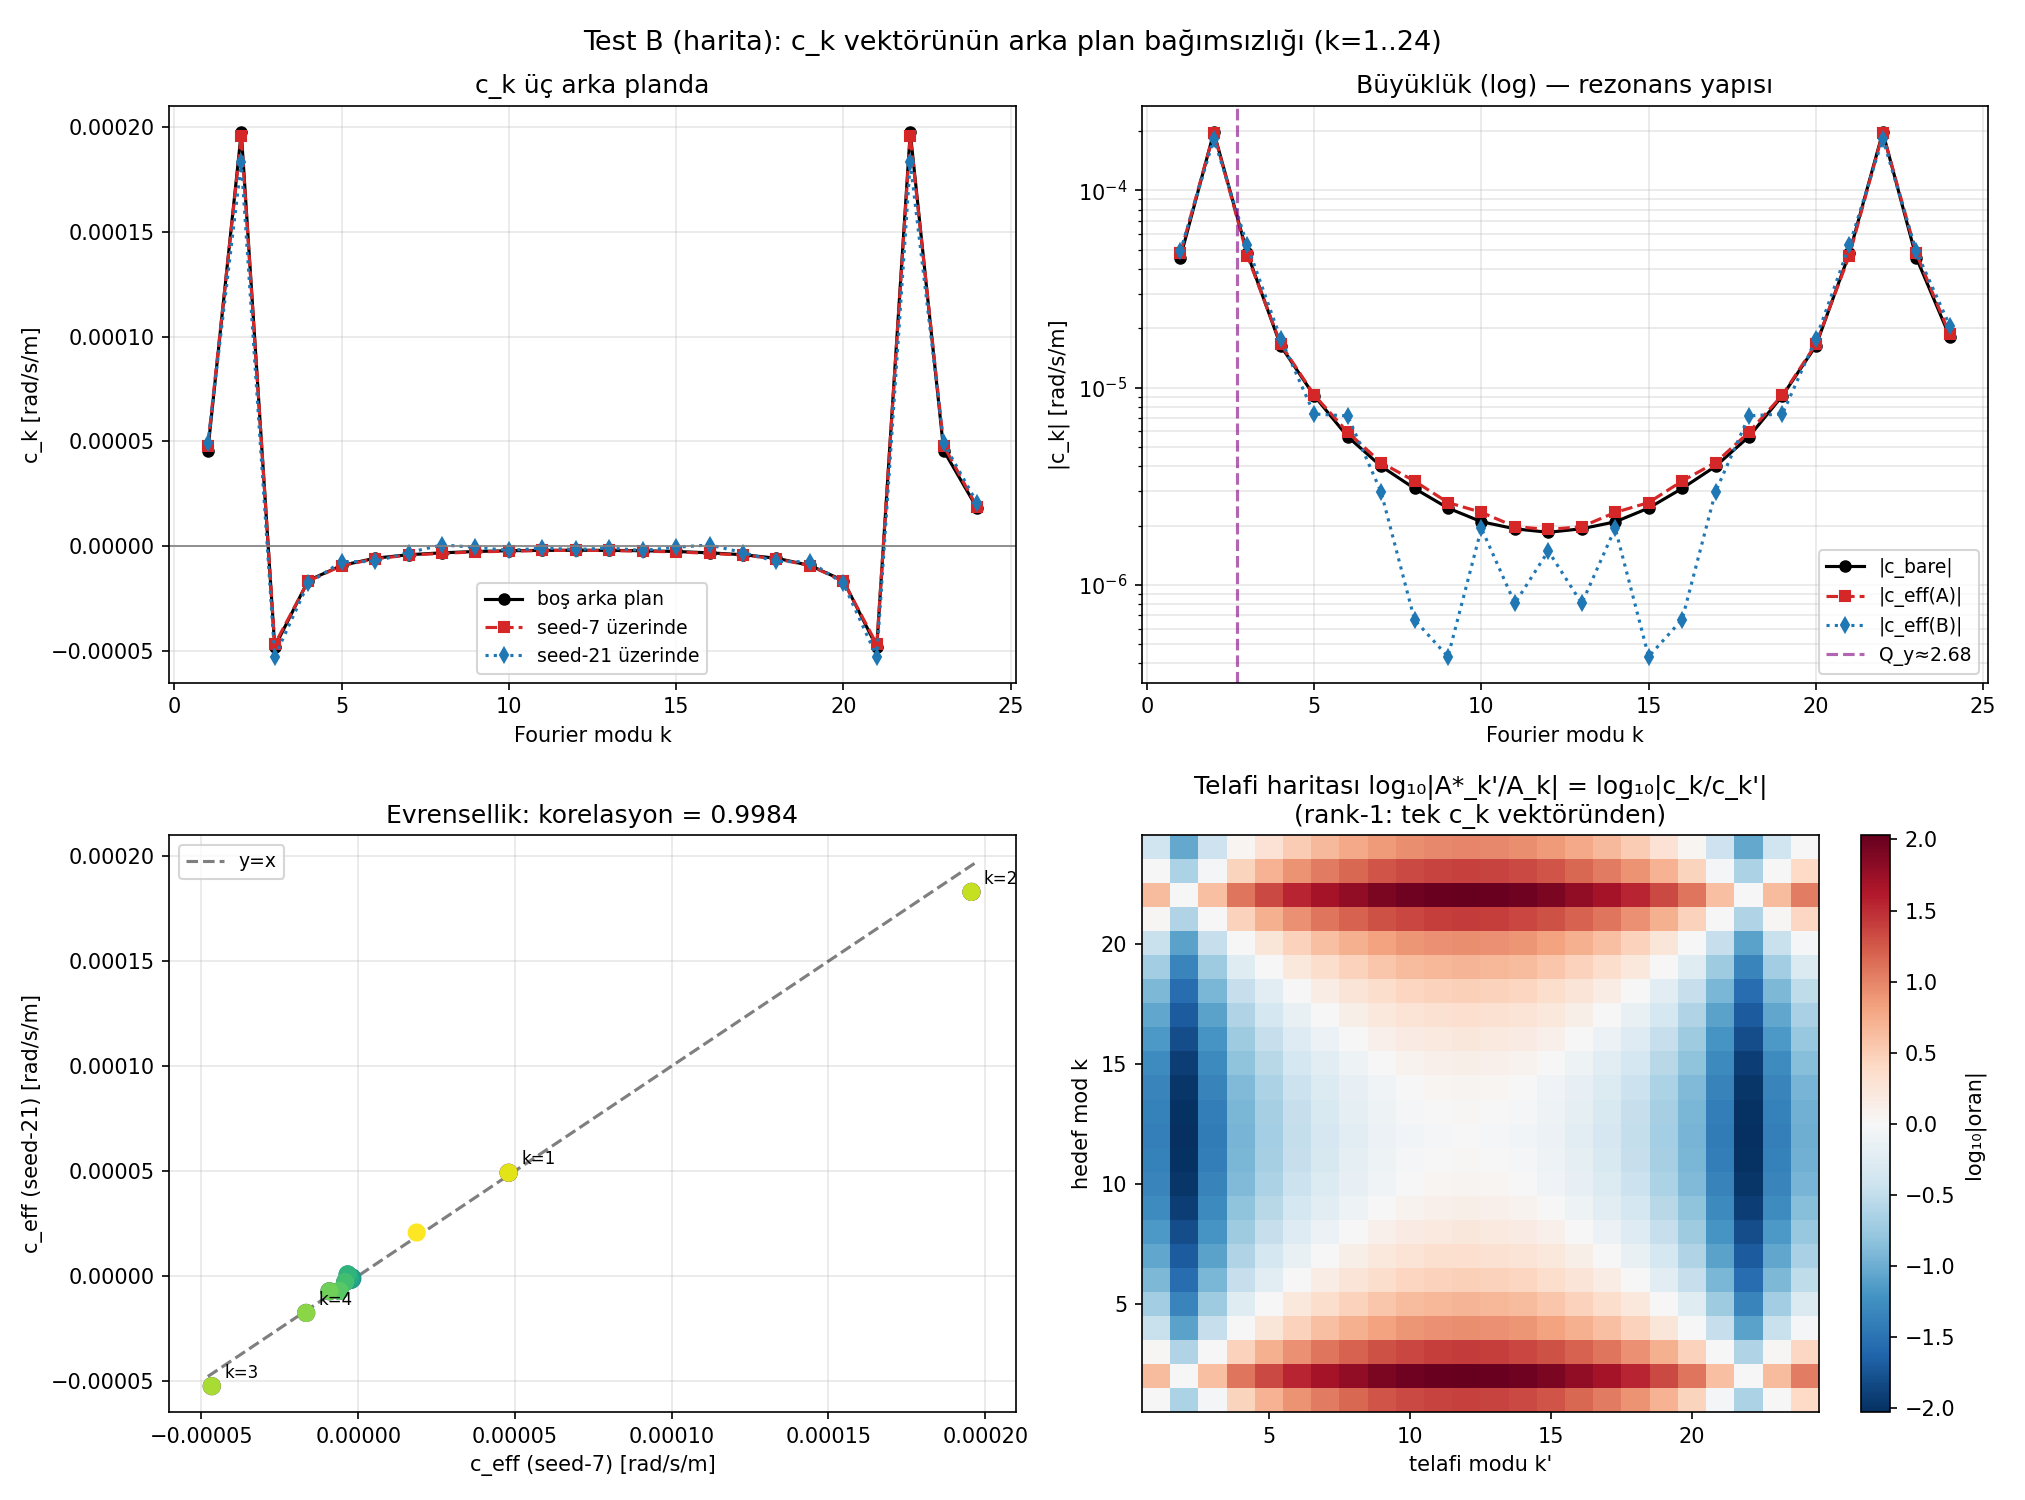

Python code for this plot:
#!/usr/bin/env python3
"""test_b_mode_map.py — Test B (harita): k=1..24 mod katsayılarının evrenselliği.

Soru (kullanıcı):
  k=1..24'ten k=1..24'e bir "telafi haritası" kurabilir miyiz — hangi mod
  hangi modla nasıl korelasyonlu? Ve bu harita hizalama hatası
  konfigürasyonundan (seed) bağımsız mı (evrensel mi)?

Fizik / tasarım notu:
  Sistem lineerse dSy/dt = Σ c_k·a_k → 24×24 telafi haritası
  M[k,k'] = −c_k/c_k' RANK-1'dir: tüm harita tek bir c_k vektöründen türetilir.
  Dolayısıyla haritanın bağımsız bilgi içeriği c_k vektörüdür ve evrensellik
  testi şudur: c_k'yi FARKLI ARKA PLANLARDA ölç, karşılaştır.

  Efektif katsayı (arka plan P üzerinde):
      c_k^eff(P) = [f(P + A·F_k) − f(P)] / A
  P=0 (boş), P=seed-A, P=seed-B için ölçülür.
   - Üç vektör çakışırsa → çapraz terim yok, harita evrensel,
     M[k,k'] = −c_k/c_k' her konfigürasyonda geçerli.
   - Çakışmazsa → mod etkileşimi var; sapma deseni etkileşimin yapısını verir.

  Bu tasarım 24×24=576 çift simülasyonu yerine ~64 simülasyonla aynı bilgiyi
  toplar.

Yöntem (üniform 0.2 lattice, CO=True):
  1. Boş arka plan: c_k, k=11..24 ölçülür (k=1..10 test_b_ck_table.json'dan).
  2. Seed-A (rastgele, RMS 10μm): f(P_A) + 24 prob → c_k^eff(A).
  3. Seed-B (farklı seed): aynısı → c_k^eff(B).
  4. Karşılaştırma: korelasyon, bağıl sapma, harita M[k,k'] farkı.

Çıktı:
  test_b_mode_map.png — 4 panel
  test_b_mode_map.json — üç c_k vektörü
  Terminal tablo
"""

import json
import os
import sys
import time

import matplotlib
matplotlib.use("Agg")
import matplotlib.pyplot as plt
import multiprocessing as mp
import numpy as np

os.chdir(os.path.dirname(os.path.abspath(__file__)))
sys.path.insert(0, os.path.dirname(os.path.abspath(__file__)))

from fourier_reconstruct import fodo_basis

# ── Parametreler ─────────────────────────────────────────────────────────────
PROBE_A      = 1e-5     # prob mod genliği [m] = 10 μm
BG_RMS       = 1e-5     # arka plan hizalama RMS [m] = 10 μm
SEED_A       = 7        # arka plan A (önceki testlerin referans seed'i)
SEED_B       = 21       # arka plan B (bağımsız konfigürasyon)
K_LIST       = list(range(1, 25))   # k=1..24 (k=24: antisim DC-eşleniği, sin'i yok)
T2           = 5e-4
CO_TURNS     = 24
CO_ITER      = 1
RETURN_STEPS = 3000
CK_FILE      = "test_b_ck_table.json"   # k=1..10 boş-arka-plan katsayıları


def _suppress_stdout():
    fd = os.dup(1); null = os.open(os.devnull, os.O_WRONLY)
    os.dup2(null, 1); os.close(null); return fd


def _restore_stdout(fd):
    os.dup2(fd, 1); os.close(fd)


def _worker(task):
    """CO=True spin takibi → dSy/dt. Görev: (label, dy_list, t2, ct, ci, rs)."""
    label, dy_list, t2, co_turns, co_iter, return_steps = task

    import os, sys, json, numpy as np
    os.chdir(os.path.dirname(os.path.abspath(__file__)))
    sys.path.insert(0, os.path.dirname(os.path.abspath(__file__)))
    from false_edm_mode_scan import setup_fields, find_closed_orbit, _make_state, C
    from integrator import integrate_particle

    with open("params.json") as fh:
        config = json.load(fh)
    fields, _, beta0, R0, p_mag, direction = setup_fields(config)
    dt    = float(config.get("dt", 1e-11))
    circ  = (2*np.pi*R0 + 4*fields.nFODO*fields.driftLen
             + 2*fields.nFODO*fields.quadLen)
    T_rev = circ / (beta0 * C)
    dy    = np.asarray(dy_list, dtype=float)

    saved = _suppress_stdout()
    try:
        v_co, _ = find_closed_orbit(fields, p_mag, direction, dy, dt, T_rev,
                                     n_turns=co_turns, n_iter=co_iter)
        y_launch = _make_state(v_co, p_mag, direction, [0.0, 0.0, direction])
        fields.poincare_quad_index = 0.0
        _, poin, poin_t = integrate_particle(
            y_launch, 0.0, t2, dt,
            fields=fields, return_steps=return_steps, quad_dy=dy)
    finally:
        _restore_stdout(saved)

    slope = float(np.polyfit(np.asarray(poin_t, float),
                             np.asarray(poin[:, 7], float), 1)[0])
    return label, slope


def mode_vec(n_q, k, amp, antisym):
    """Tek FODO Fourier modu (cos fazı) → quad dy vektörü [m]."""
    Fk, _ = fodo_basis(n_q, [k], antisym)
    return Fk[:, 0] * amp


def main():
    t0 = time.time()
    with open("params.json") as fh:
        config = json.load(fh)
    with open(CK_FILE) as fh:
        ck_data = json.load(fh)
    c_bare_known = {int(k): float(v) for k, v in ck_data["c_k"].items()}

    from false_edm_mode_scan import setup_fields
    fields, *_ = setup_fields(config)
    n_q     = 2 * int(fields.nFODO)
    antisym = config.get("smooth_antisym_fodo", True)
    ctx     = mp.get_context("spawn")
    nw      = mp.cpu_count()

    # Arka plan desenleri
    rngA = np.random.default_rng(SEED_A)
    rngB = np.random.default_rng(SEED_B)
    P_A  = rngA.standard_normal(n_q) * BG_RMS
    P_B  = rngB.standard_normal(n_q) * BG_RMS

    print(f"Lattice üniform {fields.quadG1} T/m. Prob A={PROBE_A*1e6:.0f}μm, "
          f"arka plan RMS={BG_RMS*1e6:.0f}μm (seed {SEED_A} ve {SEED_B})")

    # ── Görevler ──────────────────────────────────────────────────────────
    tasks = []
    # 1) Boş arka plan: eksik k'lar (JSON'da olmayanlar)
    k_missing = [k for k in K_LIST if k not in c_bare_known]
    for k in k_missing:
        tasks.append((f"bare_{k}", mode_vec(n_q, k, PROBE_A, antisym).tolist(),
                      T2, CO_TURNS, CO_ITER, RETURN_STEPS))
    # 2) Seed-A: taban + 24 prob
    tasks.append(("bgA_base", P_A.tolist(), T2, CO_TURNS, CO_ITER, RETURN_STEPS))
    for k in K_LIST:
        dy = P_A + mode_vec(n_q, k, PROBE_A, antisym)
        tasks.append((f"bgA_{k}", dy.tolist(), T2, CO_TURNS, CO_ITER, RETURN_STEPS))
    # 3) Seed-B: taban + 24 prob
    tasks.append(("bgB_base", P_B.tolist(), T2, CO_TURNS, CO_ITER, RETURN_STEPS))
    for k in K_LIST:
        dy = P_B + mode_vec(n_q, k, PROBE_A, antisym)
        tasks.append((f"bgB_{k}", dy.tolist(), T2, CO_TURNS, CO_ITER, RETURN_STEPS))

    print(f"\n{len(tasks)} simülasyon ({nw} işçi) — ilerleme:")
    res = {}
    with ctx.Pool(processes=nw) as pool:
        for i, (label, slope) in enumerate(
                pool.imap_unordered(_worker, tasks), 1):
            res[label] = slope
            print(f"  [{i:>3}/{len(tasks)}] {label:>10} = {slope:+.3e}", flush=True)

    # ── Katsayılar ────────────────────────────────────────────────────────
    c_bare = {}
    for k in K_LIST:
        if k in c_bare_known:
            c_bare[k] = c_bare_known[k]
        else:
            c_bare[k] = res[f"bare_{k}"] / PROBE_A

    fA = res["bgA_base"]; fB = res["bgB_base"]
    c_effA = {k: (res[f"bgA_{k}"] - fA) / PROBE_A for k in K_LIST}
    c_effB = {k: (res[f"bgB_{k}"] - fB) / PROBE_A for k in K_LIST}

    print(f"\n  Arka plan tabanları: f(P_A)={fA:+.3e}, f(P_B)={fB:+.3e} rad/s")
    print(f"\n{'─'*76}")
    print("c_k vektörleri [rad/s/m]: boş / seed-A üzerinde / seed-B üzerinde")
    print(f"{'─'*76}")
    print(f"{'k':>3}  {'c_bare':>12}  {'c_eff(A)':>12}  {'c_eff(B)':>12}  "
          f"{'A/bare':>8}  {'B/bare':>8}")
    print('─'*76)
    for k in K_LIST:
        rA = c_effA[k]/c_bare[k] if c_bare[k] != 0 else float('nan')
        rB = c_effB[k]/c_bare[k] if c_bare[k] != 0 else float('nan')
        print(f"{k:>3}  {c_bare[k]:>12.3e}  {c_effA[k]:>12.3e}  "
              f"{c_effB[k]:>12.3e}  {rA:>8.3f}  {rB:>8.3f}")

    # Evrensellik metrikleri
    vb = np.array([c_bare[k] for k in K_LIST])
    vA = np.array([c_effA[k] for k in K_LIST])
    vB = np.array([c_effB[k] for k in K_LIST])
    corr_AB    = float(np.corrcoef(vA, vB)[0, 1])
    corr_bareA = float(np.corrcoef(vb, vA)[0, 1])
    rms_dev_AB = float(np.sqrt(np.mean((vA - vB)**2)) / np.sqrt(np.mean(vb**2)))

    print(f"\n  Korelasyon  c_eff(A) ↔ c_eff(B) : {corr_AB:.4f}")
    print(f"  Korelasyon  c_bare  ↔ c_eff(A) : {corr_bareA:.4f}")
    print(f"  Bağıl RMS sapma |A−B|/|bare|   : {rms_dev_AB*100:.2f}%")

    elapsed = time.time() - t0
    print(f"\nToplam süre: {elapsed:.1f} s")
    print("\nYORUM:")
    print("  Üç vektör çakışıyorsa → lineerlik + evrensellik: 24×24 telafi haritası")
    print("  M[k,k'] = −c_k/c_k' tek vektörden kurulur ve seed'den bağımsızdır.")
    print("  Sapma varsa → mod etkileşimi (çapraz terim); sapan k'lar haritayı bozar.")

    # JSON kaydet
    out_json = {
        "_aciklama": "c_k vektörleri: boş arka plan, seed-A, seed-B üzerinde "
                     "(cos fazı, prob 10μm, CO=True, üniform 0.2 T/m)",
        "probe_A_m": PROBE_A, "bg_rms_m": BG_RMS,
        "seed_A": SEED_A, "seed_B": SEED_B,
        "f_base_A": fA, "f_base_B": fB,
        "c_bare":  {str(k): c_bare[k]  for k in K_LIST},
        "c_eff_A": {str(k): c_effA[k] for k in K_LIST},
        "c_eff_B": {str(k): c_effB[k] for k in K_LIST},
    }
    with open("test_b_mode_map.json", "w") as fh:
        json.dump(out_json, fh, indent=2)
    print("Kaydedildi: test_b_mode_map.json")

    # ── Figür ─────────────────────────────────────────────────────────────
    fig, axes = plt.subplots(2, 2, figsize=(13.5, 10))
    fig.suptitle("Test B (harita): c_k vektörünün arka plan bağımsızlığı "
                 "(k=1..24)", fontsize=13)
    kk = np.array(K_LIST)

    # Panel 1: üç c_k vektörü
    ax = axes[0, 0]
    ax.plot(kk, vb, 'o-',  color='k',          ms=5, label='boş arka plan')
    ax.plot(kk, vA, 's--', color='tab:red',    ms=5, label=f'seed-{SEED_A} üzerinde')
    ax.plot(kk, vB, 'd:',  color='tab:blue',   ms=5, label=f'seed-{SEED_B} üzerinde')
    ax.axhline(0, color='gray', lw=0.8)
    ax.set_xlabel("Fourier modu k"); ax.set_ylabel("c_k [rad/s/m]")
    ax.set_title("c_k üç arka planda")
    ax.legend(fontsize=9); ax.grid(True, alpha=0.3)

    # Panel 2: |c_k| log ölçek
    ax = axes[0, 1]
    ax.semilogy(kk, np.abs(vb)+1e-12, 'o-',  color='k',        ms=5, label='|c_bare|')
    ax.semilogy(kk, np.abs(vA)+1e-12, 's--', color='tab:red',  ms=5, label='|c_eff(A)|')
    ax.semilogy(kk, np.abs(vB)+1e-12, 'd:',  color='tab:blue', ms=5, label='|c_eff(B)|')
    ax.axvline(2.68, color='purple', ls='--', alpha=0.6, label='Q_y≈2.68')
    ax.set_xlabel("Fourier modu k"); ax.set_ylabel("|c_k| [rad/s/m]")
    ax.set_title("Büyüklük (log) — rezonans yapısı")
    ax.legend(fontsize=9); ax.grid(True, which='both', alpha=0.3)

    # Panel 3: seed-A vs seed-B saçılımı
    ax = axes[1, 0]
    ax.plot([vb.min(), vb.max()], [vb.min(), vb.max()], 'k--', alpha=0.5, label='y=x')
    ax.scatter(vA, vB, c=kk, cmap='viridis', s=60, zorder=3)
    for k, x, y in zip(K_LIST, vA, vB):
        if k <= 4:
            ax.annotate(f"k={k}", (x, y), fontsize=8,
                        textcoords="offset points", xytext=(6, 4))
    ax.set_xlabel(f"c_eff (seed-{SEED_A}) [rad/s/m]")
    ax.set_ylabel(f"c_eff (seed-{SEED_B}) [rad/s/m]")
    ax.set_title(f"Evrensellik: korelasyon = {corr_AB:.4f}")
    ax.legend(fontsize=9); ax.grid(True, alpha=0.3)

    # Panel 4: 24×24 telafi haritası M[k,k'] = −c_k/c_k' (boş arka plan, log10|·|)
    ax = axes[1, 1]
    M = -np.outer(vb, 1.0/vb)
    im = ax.imshow(np.log10(np.abs(M)), origin='lower', cmap='RdBu_r',
                   extent=[0.5, 24.5, 0.5, 24.5], aspect='auto')
    ax.set_xlabel("telafi modu k'"); ax.set_ylabel("hedef mod k")
    ax.set_title("Telafi haritası log₁₀|A*_k'/A_k| = log₁₀|c_k/c_k'|\n"
                 "(rank-1: tek c_k vektöründen)")
    plt.colorbar(im, ax=ax, label="log₁₀|oran|")

    plt.tight_layout()
    out = "test_b_mode_map.png"
    plt.savefig(out, dpi=150)
    print(f"Figür kaydedildi: {out}")


if __name__ == "__main__":
    main()
